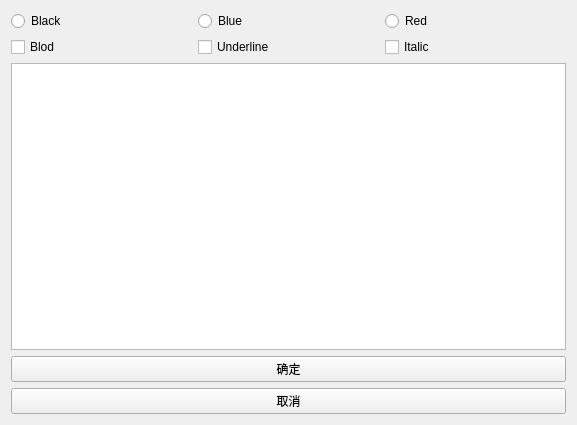
<?xml version="1.0" encoding="UTF-8"?>
<ui version="4.0">
 <class>Form</class>
 <widget class="QWidget" name="Form">
  <property name="geometry">
   <rect>
    <x>0</x>
    <y>0</y>
    <width>577</width>
    <height>425</height>
   </rect>
  </property>
  <property name="windowTitle">
   <string>Form</string>
  </property>
  <layout class="QVBoxLayout" name="verticalLayout">
   <item>
    <layout class="QHBoxLayout" name="horizontalLayout">
     <item>
      <widget class="QRadioButton" name="blackRadioBtn">
       <property name="text">
        <string>Black</string>
       </property>
      </widget>
     </item>
     <item>
      <widget class="QRadioButton" name="blueRadioBtn">
       <property name="text">
        <string>Blue</string>
       </property>
      </widget>
     </item>
     <item>
      <widget class="QRadioButton" name="redRadioBtn">
       <property name="text">
        <string>Red</string>
       </property>
      </widget>
     </item>
    </layout>
   </item>
   <item>
    <layout class="QHBoxLayout" name="horizontalLayout_2">
     <item>
      <widget class="QCheckBox" name="checkBox_3">
       <property name="text">
        <string>Blod</string>
       </property>
      </widget>
     </item>
     <item>
      <widget class="QCheckBox" name="checkBox_2">
       <property name="text">
        <string>Underline</string>
       </property>
      </widget>
     </item>
     <item>
      <widget class="QCheckBox" name="checkBox">
       <property name="text">
        <string>Italic</string>
       </property>
      </widget>
     </item>
    </layout>
   </item>
   <item>
    <widget class="QPlainTextEdit" name="plainTextEdit"/>
   </item>
   <item>
    <widget class="QPushButton" name="okBtn">
     <property name="text">
      <string>确定</string>
     </property>
    </widget>
   </item>
   <item>
    <widget class="QPushButton" name="cancelBtn">
     <property name="text">
      <string>取消</string>
     </property>
    </widget>
   </item>
  </layout>
 </widget>
 <resources/>
 <connections/>
</ui>
